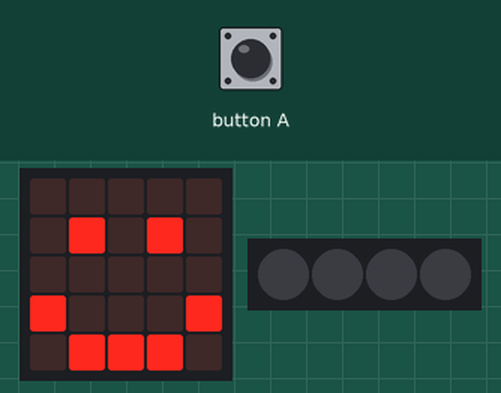
A program run on a simulated BBC micro:bit (MakeCode). On the bench: the board's 5×5 LED display, 4 RGB LEDs in strip order, left to right. The test bench sets the inputs (shaded band). Dim RGB values are drawn brighter than linear.

Above: at 1.8 s.
1.9 s: button A pressed for 0.15 s
At 2.9 s:
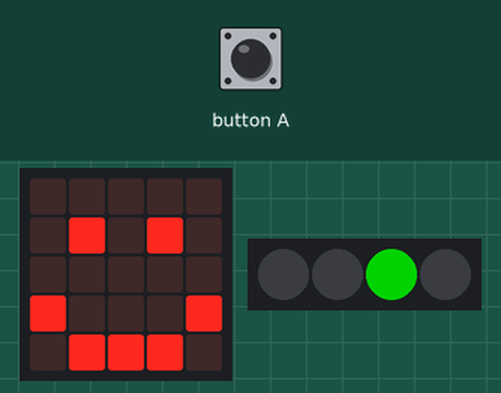
At 6.4 s:
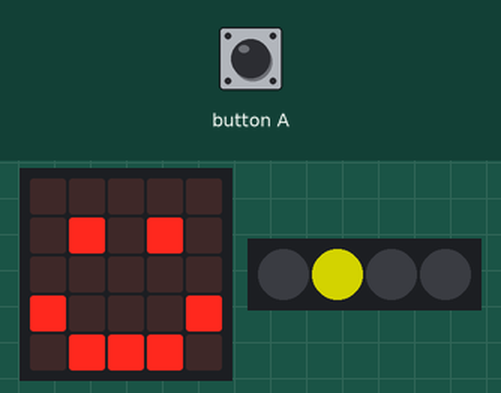
Timing chart, 0 to 10.2 s (numbered marks = the images above; inputs shaded):
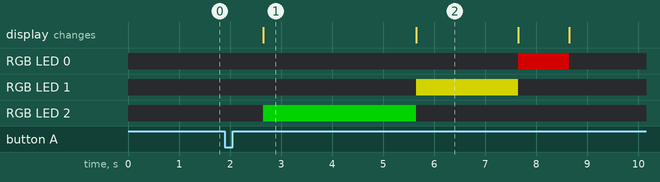

The program:

main.ts
```typescript
// (licence header left out)
// variables
let neopixelStrip: neopixel.Strip = null

// cleanup
basic.clearScreen()
neopixelStrip = neopixel.create(DigitalPin.P16, 4, NeoPixelMode.RGB)
neopixelStrip.setPixelColor(0, neopixel.colors(NeoPixelColors.Black))
neopixelStrip.setPixelColor(1, neopixel.colors(NeoPixelColors.Black))
neopixelStrip.setPixelColor(2, neopixel.colors(NeoPixelColors.Black))
neopixelStrip.setPixelColor(3, neopixel.colors(NeoPixelColors.Black))
neopixelStrip.show()
basic.showIcon(IconNames.Happy)

input.onButtonPressed(Button.A, function () {
  basic.showIcon(IconNames.Happy)
  // turns on Green light
  neopixelStrip.setPixelColor(2, neopixel.colors(NeoPixelColors.Green))
  neopixelStrip.show()
  basic.pause(3000)
  neopixelStrip.setPixelColor(2, neopixel.colors(NeoPixelColors.Black))
  neopixelStrip.show()

  // turns on Yellow light
  neopixelStrip.setPixelColor(1, neopixel.colors(NeoPixelColors.Yellow))
  neopixelStrip.show()
  basic.pause(2000)
  neopixelStrip.setPixelColor(1, neopixel.colors(NeoPixelColors.Black))
  neopixelStrip.show()

  // turns on Red light
  neopixelStrip.setPixelColor(0, neopixel.colors(NeoPixelColors.Red))
  neopixelStrip.show()
  basic.pause(1000)
  neopixelStrip.setPixelColor(0, neopixel.colors(NeoPixelColors.Black))
  neopixelStrip.show()
})
```

Measured:
- after the input at 1.9 s, RGB LED 0: off → RGB(127, 0, 0) after 5.8 s, → off 1.0 s later; RGB LED 1: off → RGB(127, 127, 0) after 3.8 s, → off 2.0 s later; RGB LED 2: off → RGB(0, 127, 0) after 0.75 s, → off 3.0 s later
- what the display in image 1 shows lasts 3.0 s, from 2.7 s to 5.7 s
